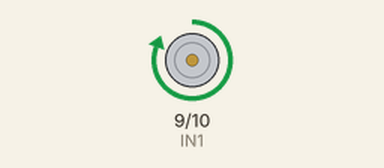
Simulated run of this sketch. Board: Arduino Uno, built with avr-gcc and run on an emulated ATmega328P. Parts: motor-driver pin pairs drawn as motors (green arrow = first pin HIGH = forward, orange = second pin HIGH = backward, longer = more drive).

Above: at 1.0 s.
At 2.5 s:
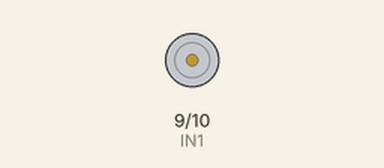
At 4.0 s:
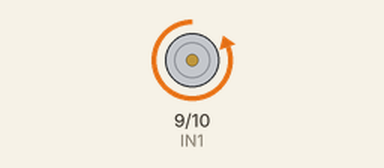
Timing chart, 0 to 7.8 s (numbered marks = the images above):
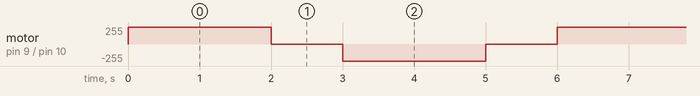

Measured:
- by itself, motor on pin 9 (IN1) / pin 10 (IN2): repeats every 6.0 s: stopped 1.0 s, backward 255/255 2.0 s, stopped 1.0 s, forward 255/255 2.0 s

The sketch:

JGA25EncoderMx1508ArduinoFwdBwd.ino
```cpp
// Define control pins
const int IN1 = 9; // Control pin 1
const int IN2 = 10; // Control pin 2

// Define PWM speed (70% of 255)
const int speed = 255;

void setup() {
  // Set control pins as outputs
  pinMode(IN1, OUTPUT);
  pinMode(IN2, OUTPUT);
}

void loop() {
  // Run the motor forward at 70% speed
  analogWrite(IN1, speed); // Set IN1 to 70% PWM
  analogWrite(IN2, 0);     // Set IN2 to 0
  delay(2000); // Run for 2 seconds

  // Stop the motor
  analogWrite(IN1, 0); // Set both IN1 and IN2 to 0 to stop
  analogWrite(IN2, 0);
  delay(1000); // Stop for 1 second

  // Run the motor backward at 70% speed
  analogWrite(IN1, 0);     // Set IN1 to 0
  analogWrite(IN2, speed); // Set IN2 to 70% PWM
  delay(2000); // Run for 2 seconds

  // Stop the motor
  analogWrite(IN1, 0);
  analogWrite(IN2, 0);
  delay(1000); // Stop for 1 second
}
```
